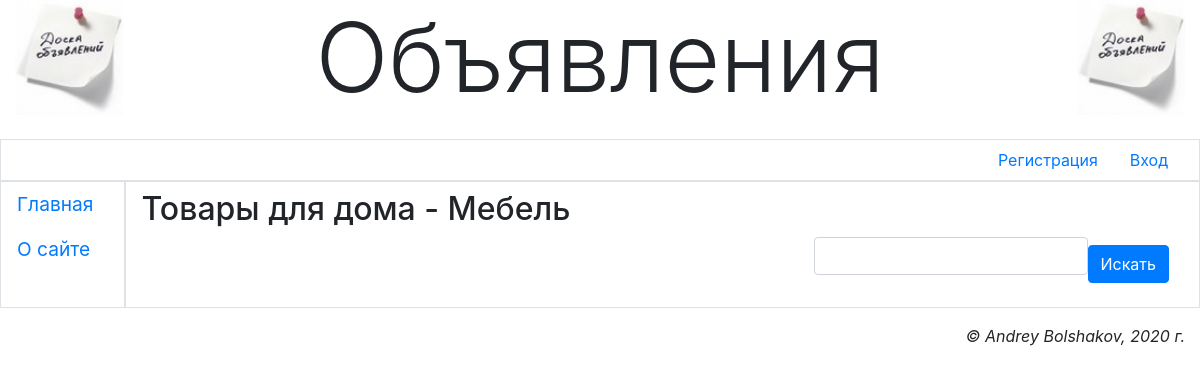
The page /3/ on the database as committed earlier.
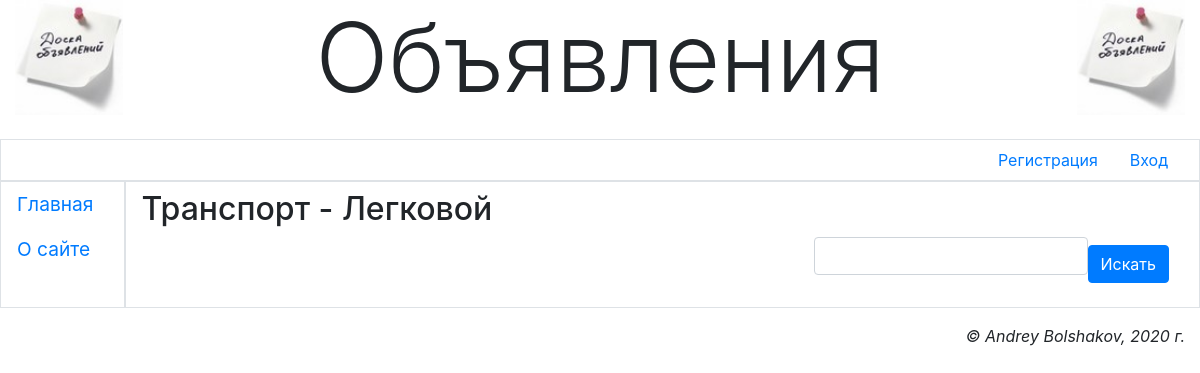
The same page on the database as committed later.
### main/models.py (models this page shows)
class Rubric(models.Model):
    name = models.CharField(max_length=20, db_index=True, verbose_name='Название')
    order = models.SmallIntegerField(default=0, db_index=True, verbose_name='Порядок')
    super_rubric = models.ForeignKey('SuperRubric', on_delete=models.PROTECT, null=True, blank=True,
                                     verbose_name='Надрубрика')

### main/views.py (the view)
# urls.py: path('<int:pk>/', by_rubric, name='by_rubric'),
def by_rubric(request, pk):
    rubric = get_object_or_404(SubRubric, pk=pk)
    bbs = Bb.objects.filter(is_active=True, rubric=pk)
    if 'keyword' in request.GET:
        keyword = request.GET['keyword']
        q = Q(title__icontains=keyword) | Q(content__icontains=keyword)
        bbs = bbs.filter(q)
    else:
        keyword = ''
    form = SearchForm(initial={'keyword': keyword})
    paginator = Paginator(bbs, 2)
    if 'page' in request.GET:
        page_num = request.GET['page']
    else:
        page_num = 1
    page = paginator.get_page(page_num)
    context = {'rubric': rubric, 'page': page, 'bbs': page.object_list, 'form': form}
    return render(request, 'main/by_rubric.html', context)

### main/forms.py
class SearchForm(forms.Form):
    keyword = forms.CharField(required=False, max_length=20, label='')

### main/models.py (called while the page is built)
    def get_queryset(self):
        return super().get_queryset().filter(super_rubric__isnull=False)

    def __str__(self):
        return '%s - %s' % (self.super_rubric.name, self.name)

### main/templates/main/by_rubric.html (shortened to what this page needs)
{% extends "layout/basic.html" %}
{% load thumbnail %}
{% load static %}
{% load bootstrap4 %}
{% block content %}
<h2 class="mb-2">{{ rubric }}</h2>
<div class="container-fluid mb-2">
    <div class="row">
        <div class="col">&nbsp;</div>
        <form class="col-md-auto form-inline">
            {% bootstrap_form form show_label=False %}
            {% bootstrap_button content='Искать' button_type='submit' %}
        </form>
    </div>
</div>
{% endblock %}

Rows that differ between the two databases and show on the page:
changed Rubric: super_rubric+name "Товары для дома - Мебель" → "Транспорт - Легковой"
